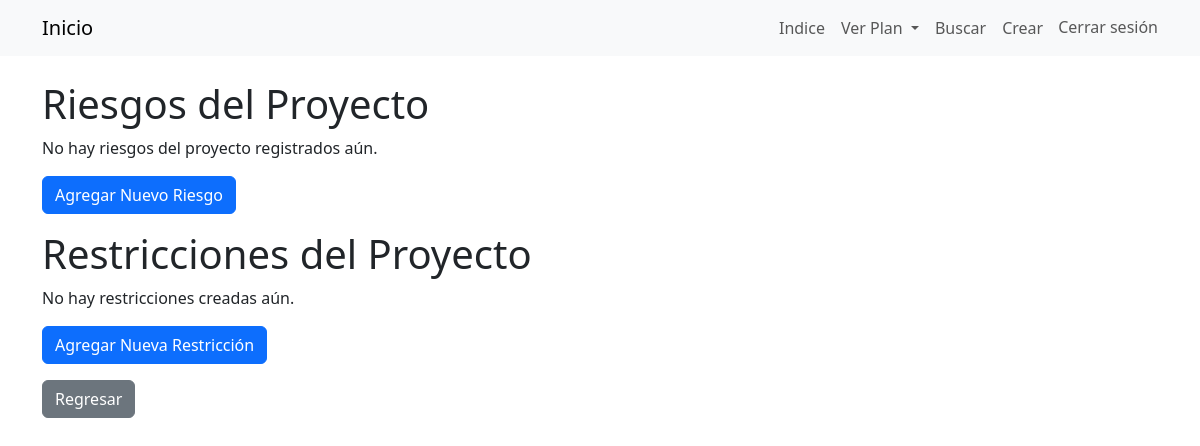
The page /project-plan/15/view-risks/ on the database as committed earlier.
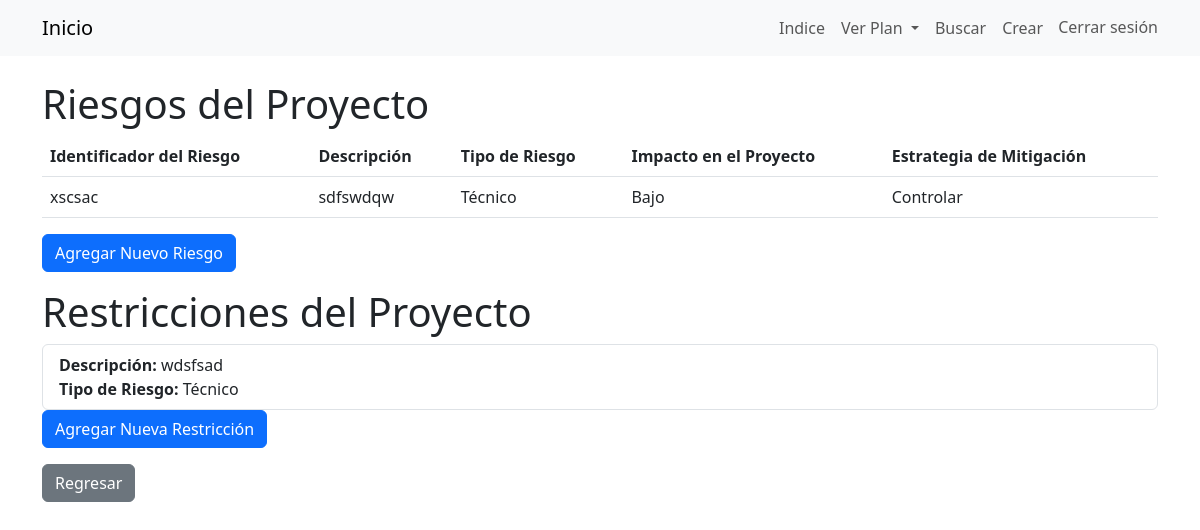
The same page on the database as committed later.
### creadorAPP/models.py (models this page shows, shortened)
class ProjectRisks(models.Model):
    RISK_TYPES = [
        ('Técnico', 'Técnico'),
        ('Organizativo', 'Organizativo'),
        ('Financiero', 'Financiero'),
    ]
    MITIGATION_STRATEGIES = [
        ('Evitar', 'Evitar'),
        ('Aceptar', 'Aceptar'),
        ('Transferir', 'Transferir'),
        ('Controlar', 'Controlar'),
    ]
    project_plan = models.ForeignKey(ProjectPlan, on_delete=models.CASCADE, related_name='risks')
    risk_identifier = models.CharField(max_length=50, unique=True,blank=True, default='')
    description = models.TextField(blank=True, default='')
    risk_type = models.CharField(max_length=30, choices=RISK_TYPES,blank=True, default='')
    identification_date = models.DateField(auto_now_add=True)
    probability = models.CharField(max_length=30, choices=[
        ('Baja', 'Baja'),
        ('Media', 'Media'),
        ('Alta', 'Alta'),
    ])
    severity_level = models.CharField(max_length=30, choices=[
        ('Bajo', 'Bajo'),
        ('Medio', 'Medio'),
        ('Alto', 'Alto'),
    ])
    mitigation_strategy = models.CharField(max_length=30, choices=MITIGATION_STRATEGIES)

class Restriccion(models.Model):
    RISK_TYPES = [
       ('Técnico', 'Técnico'),
        ('Organizativo', 'Organizativo'),
        ('Financiero', 'Financiero'),
    ]
    proyecto = models.ForeignKey(ProjectPlan, on_delete=models.CASCADE, related_name='restricciones')
    descripcion = models.TextField(help_text="Descripción de la restricción.",blank=True, default='')
    tipo_riesgo = models.CharField(
        max_length=30,
        choices=RISK_TYPES,
        verbose_name="Tipo de Riesgo",
        null=True,
        blank=True,
        help_text="Tipo de riesgo asociado con esta restricción."
    )
    fecha_creacion = models.DateTimeField(auto_now_add=True)

### creadorAPP/views.py (the view)
# urls.py: path('project-plan/<int:project_id>/view-risks/', views.view_risks, name='view_risks'),
def view_risks(request, project_id):
    project_risks = ProjectRisks.objects.filter(project_plan = project_id)
    restricciones = Restriccion.objects.filter(proyecto=project_id)
    return render(request, 'projects/view_risks.html', {'project_risks': project_risks, 'project_id': project_id, 'restricciones':restricciones})

### creadorAPP/templates/projects/view_risks.html (shortened to what this page needs)
{% extends 'base.html' %}
{% block content %}
<body>
    <h1>Riesgos del Proyecto</h1>
    {% if project_risks %}
        <table class="table">
            <thead>
                <tr>
                    <th>Identificador del Riesgo</th>
                    <th>Descripción</th>
                    <th>Tipo de Riesgo</th>
                    <th>Impacto en el Proyecto</th>
                    <th>Estrategia de Mitigación</th>
                </tr>
            </thead>
            <tbody>
                {% for risk in project_risks %}
                    <tr>
                        <td>{{ risk.risk_identifier }}</td>
                        <td>{{ risk.description }}</td>
                        <td>{{ risk.risk_type }}</td>
                        <td>{{ risk.severity_level }}</td>
                        <td>{{ risk.mitigation_strategy }}</td>
                    </tr>
                {% endfor %}
            </tbody>
        </table>
    {% else %}
        <p>No hay riesgos del proyecto registrados aún.</p>
    {% endif %}
    <p>
        <a href="{% url 'define_risks' project_id %}" class="btn btn-primary">
            Agregar Nuevo Riesgo
        </a>
    </p>
    <h1>Restricciones del Proyecto</h1>
    {% if restricciones %}
        <ul class="list-group">
            {% for restriccion in restricciones %}
                <li class="list-group-item">
                    <strong>Descripción:</strong> {{ restriccion.descripcion }}<br>
                    <strong>Tipo de Riesgo:</strong>
                    {% if restriccion.tipo_riesgo %}
                        {{ restriccion.get_tipo_riesgo_display }}
                    {% else %}
                        <em>No especificado</em>
                    {% endif %}
                </li>
            {% endfor %}
        </ul>
    {% else %}
        <p>No hay restricciones creadas aún.</p>
    {% endif %}
    <p>
        <a href="{% url 'agregar_restriccion' project_id %}" class="btn btn-primary">
            Agregar Nueva Restricción
        </a>
    </p>
    <p>
        <a href="{% url 'view_project_plan' project_id %}" class="btn btn-secondary">
            Regresar
        </a>
    </p>
</body>
{% endblock %}

Rows that differ between the two databases and show on the page:
added ProjectRisks: risk_identifier "xscsac", description "sdfswdqw", risk_type "Técnico", severity_level "Bajo", mitigation_strategy "Controlar"
added Restriccion: descripcion "wdsfsad", tipo_riesgo "Técnico"
Other text that changed with them:
text no longer shown: "No hay riesgos del proyecto registrados aún. No hay restricciones creadas aún."
text now shown: "Identificador del Riesgo Descripción Tipo de Riesgo Impacto en el Proyecto Estrategia de Mitigación"
